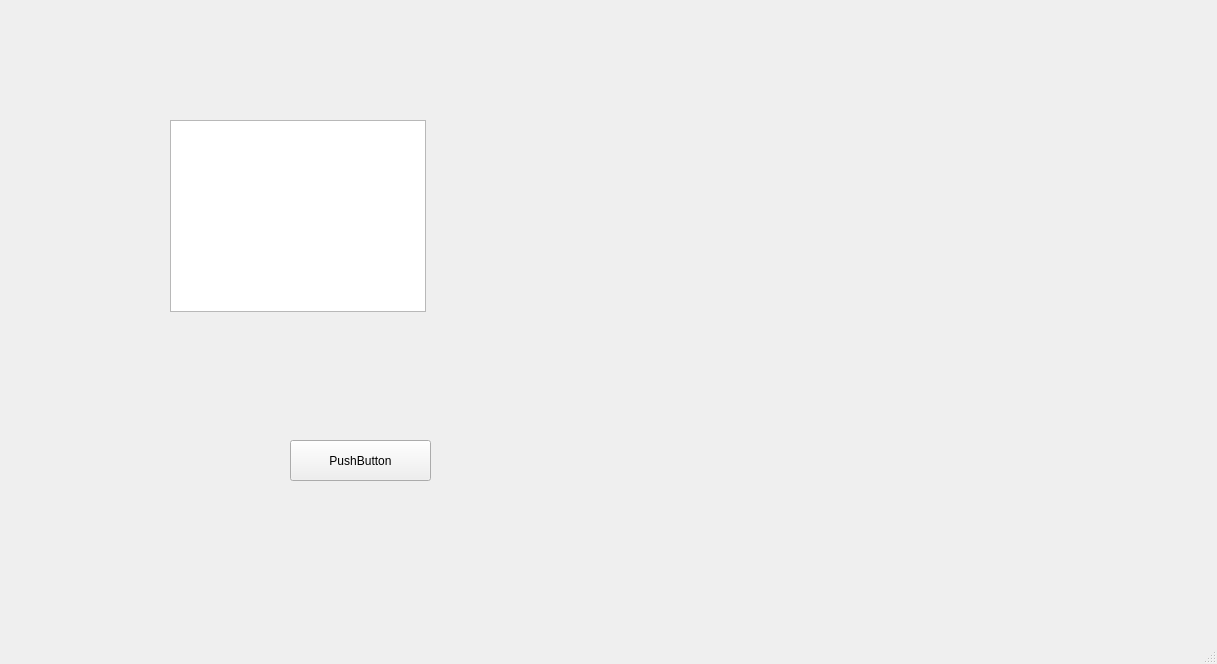
<?xml version="1.0" encoding="UTF-8"?>
<ui version="4.0">
 <class>MainWindow</class>
 <widget class="QMainWindow" name="MainWindow">
  <property name="geometry">
   <rect>
    <x>0</x>
    <y>0</y>
    <width>1217</width>
    <height>664</height>
   </rect>
  </property>
  <property name="windowTitle">
   <string>MainWindow</string>
  </property>
  <widget class="QWidget" name="centralwidget">
   <widget class="QPushButton" name="pushButton">
    <property name="geometry">
     <rect>
      <x>290</x>
      <y>440</y>
      <width>141</width>
      <height>41</height>
     </rect>
    </property>
    <property name="text">
     <string>PushButton</string>
    </property>
   </widget>
   <widget class="QTableView" name="tableView">
    <property name="geometry">
     <rect>
      <x>170</x>
      <y>120</y>
      <width>256</width>
      <height>192</height>
     </rect>
    </property>
   </widget>
  </widget>
  <widget class="QMenuBar" name="menubar">
   <property name="geometry">
    <rect>
     <x>0</x>
     <y>0</y>
     <width>1217</width>
     <height>22</height>
    </rect>
   </property>
  </widget>
  <widget class="QStatusBar" name="statusbar"/>
 </widget>
 <resources/>
 <connections/>
</ui>
